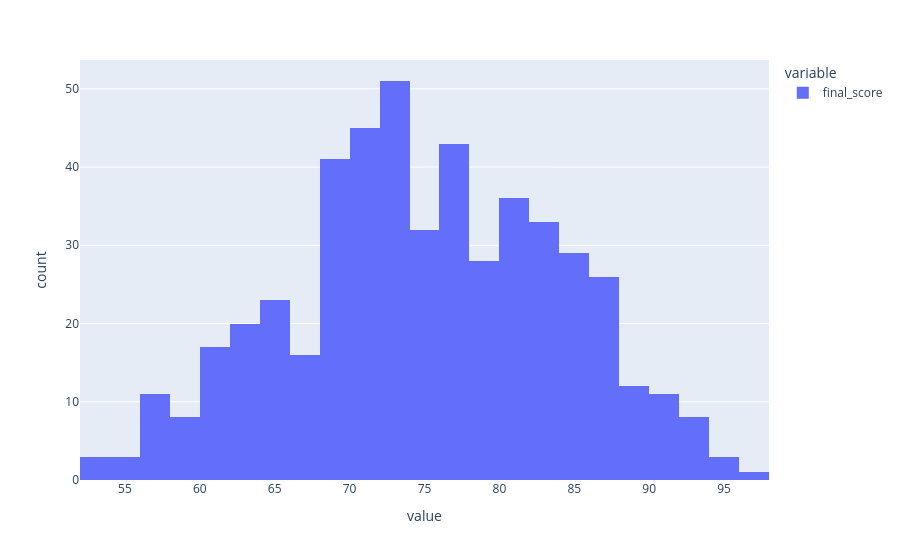
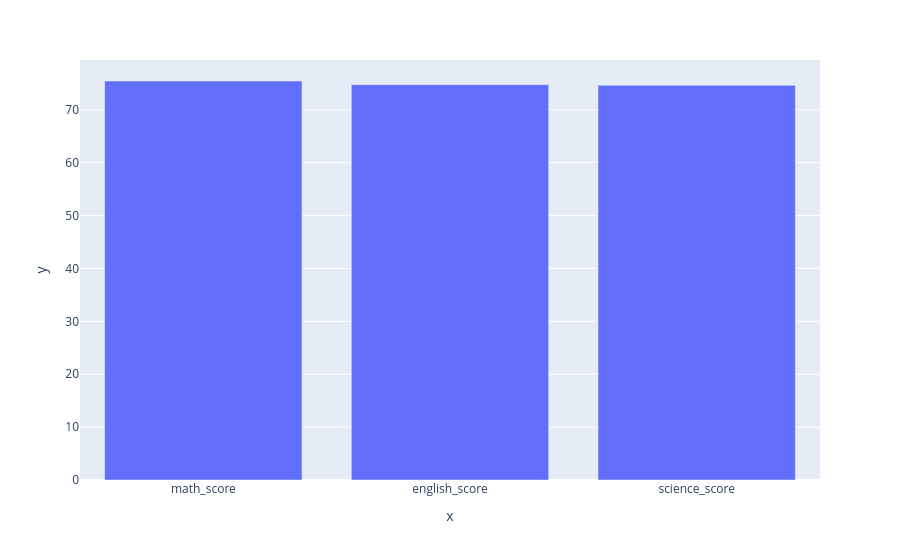
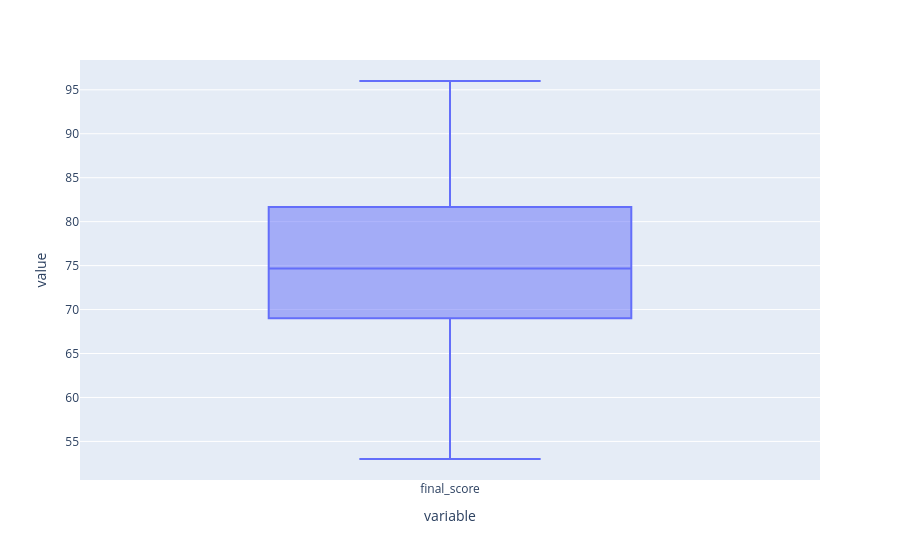

Notebook source saved alongside these figures, in order:
### Code cell
import pandas as pd
import numpy as np
import matplotlib.pyplot as plt
import seaborn as sns
import plotly.express as px
from sklearn.model_selection import train_test_split
from sklearn.linear_model import LinearRegression
import statsmodels.api as sm
data = pd.read_excel("student_performance_analysis.xlsx")
print(data.head())
print(data.info())
print(data.describe())
print(data[['math_score' ,'english_score','science_score']].mean())
top_Student = data['final_score'].max()
print("top student",top_Student)
print("mean study hours")
data['study_hours'].mean()
print("sara")
correlation = data.select_dtypes(include='number').corr()
print(correlation)
high_Study = [data['study_hours'] > 4]
print(high_Study)
top_students = data.sort_values(by='final_score' ,ascending =False)
print(top_students.head(10))
data['total_Score'] = data['math_score' ] + data['english_score'] + data['science_score']
print(data.head())
data['Status']=data['final_score'].apply(lambda x: 'pass' if x>=50 else 'fail')
print(data.head())
scores = np.array(data['final_score'])
new_scores = scores + 5
print(new_scores)
mean_scores =np.mean(scores)
Std_scores=np.std(scores)
print("averger" ,mean_scores)
print("std" ,Std_scores)
subjects = np.array(data[['math_score' ,'english_score','science_score']])
print(subjects)
avg_per_Student = np.mean(subjects,axis=1)
print(avg_per_Student)
avg_per_Subject = np.mean(subjects,axis=0)
print(avg_per_Subject)
z_scores =(scores-np.mean(scores)) / np.std(scores)
print(z_scores)
random_scores = np.random.randint(50,100,20)
print(random_scores)
plt.hist(data['final_score'])
plt.title("Distribution of Final Scores")
plt.xlabel("Final score")
plt.ylabel("Number of Student")
plt.show()
plt.scatter(data['study_hours'],data['final_score'])
plt.title("study hours vs Final Score")
plt.xlabel(" study_hours")
plt.ylabel("Final score")
plt.show()
subject = data[['math_score' ,'english_score','science_score']].mean()
plt.bar(subject.index ,subject.values)
plt.title("Averager Scores per Subject ")
plt.xlabel("subject")
plt.ylabel("average score")
plt.show()
sns.histplot(data['final_score'],bins=10)
plt.title("Distribution of Final Scores")
plt.show()
sns.scatterplot(x=data['study_hours'],y=data['final_score'])
plt.title("study hours vs Final Score")
plt.show()
sns.boxplot(data=data[['math_score' ,'english_score','science_score']])
plt.title("scores Scores per Subject ")
plt.show()
correlation = data.select_dtypes(include='number').corr()
sns.heatmap(correlation,annot=True)
plt.title("correlation Martix")
plt.show()
fig = px.histogram(data,x=['final_score'])
fig.show()
subject = data[['math_score' ,'english_score','science_score']].mean()
fig = px.bar(x=subject.index ,y=subject.values)
fig.show()
fig = px.box(data,y=['final_score'])
fig.show() 

# اختيار المتغيرات
X = data[['study_hours','attendance']]
y = data['final_score']

# تقسيم البيانات للتدريب والاختبار
X_train, X_test, y_train, y_test = train_test_split(X, y, test_size=0.2)

# إنشاء النموذج
model = LinearRegression()

# تدريب النموذج
model.fit(X_train, y_train)

# التوقع
predictions = model.predict(X_test)
print(predictions[:10])

# اختيار المتغيرات
X = data[['study_hours','attendance']]
y = data['final_score']

# إضافة ثابت للنموذج
X = sm.add_constant(X)

# إنشاء نموذج الانحدار
model = sm.OLS(y, X).fit()

# عرض النتائج
print(model.summary())

### Figure 1 — Plotly figure (JSON) as saved in the notebook; plotly's stock layout.template omitted (floating-point values rounded to 4 significant figures; data arrays with more than 128 entries replaced by an {"elided": "..."} marker saying what was removed)
{"data": [{"bingroup": "x", "hovertemplate": "variable=final_score<br>value=%{x}<br>count=%{y}<extra></extra>", "legendgroup": "final_score", "marker": {"color": "#636efa", "pattern": {"shape": ""}}, "name": "final_score", "orientation": "v", "showlegend": true, "type": "histogram", "x": {"elided": "500 float values"}, "xaxis": "x", "yaxis": "y"}], "layout": {"barmode": "relative", "legend": {"title": {"text": "variable"}, "tracegroupgap": 0}, "margin": {"t": 60}, "xaxis": {"anchor": "y", "domain": [0, 1], "title": {"text": "value"}}, "yaxis": {"anchor": "x", "domain": [0, 1], "title": {"text": "count"}}}}

### Figure 2 — Plotly figure (JSON) as saved in the notebook; plotly's stock layout.template omitted (floating-point values rounded to 4 significant figures)
{"data": [{"hovertemplate": "x=%{x}<br>y=%{y}<extra></extra>", "legendgroup": "", "marker": {"color": "#636efa", "pattern": {"shape": ""}}, "name": "", "orientation": "v", "showlegend": false, "textposition": "auto", "type": "bar", "x": ["math_score", "english_score", "science_score"], "xaxis": "x", "y": [75.43, 74.74, 74.61], "yaxis": "y"}], "layout": {"barmode": "relative", "legend": {"tracegroupgap": 0}, "margin": {"t": 60}, "xaxis": {"anchor": "y", "domain": [0, 1], "title": {"text": "x"}}, "yaxis": {"anchor": "x", "domain": [0, 1], "title": {"text": "y"}}}}

### Figure 3 — Plotly figure (JSON) as saved in the notebook; plotly's stock layout.template omitted (floating-point values rounded to 4 significant figures; data arrays with more than 128 entries replaced by an {"elided": "..."} marker saying what was removed)
{"data": [{"alignmentgroup": "True", "hovertemplate": "variable=%{x}<br>value=%{y}<extra></extra>", "legendgroup": "", "marker": {"color": "#636efa"}, "name": "", "notched": false, "offsetgroup": "", "orientation": "v", "showlegend": false, "type": "box", "x": {"elided": "500 str values"}, "x0": " ", "xaxis": "x", "y": {"elided": "500 float values"}, "y0": " ", "yaxis": "y"}], "layout": {"boxmode": "group", "legend": {"tracegroupgap": 0}, "margin": {"t": 60}, "xaxis": {"anchor": "y", "domain": [0, 1], "title": {"text": "variable"}}, "yaxis": {"anchor": "x", "domain": [0, 1], "title": {"text": "value"}}}}
